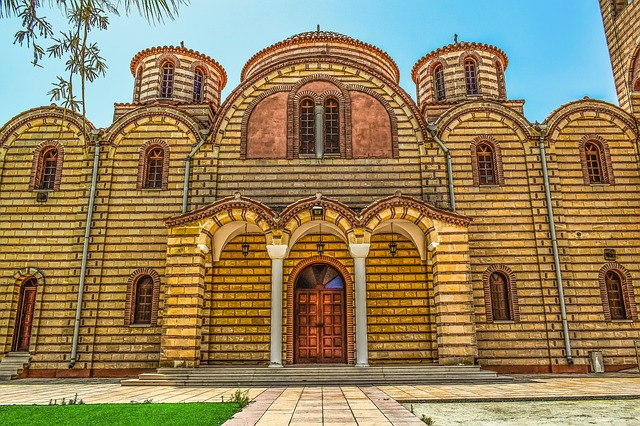
//> input picture data/test.jpg, 640 x 426 px
$ ./color-quantize data/test.jpg 3   (built with g++ and OpenCV 4)
//> lines starting //> are read from the running program, lines starting //| are printed output that depends on the picture
#include <iostream>
#include <opencv2/opencv.hpp>

using namespace cv;

int main( int argc, char** argv )
{
	std::cout<<"Usage: ./executable image number_of_clusters\n";

	if(argc!=3)
	{
		return 0;
	}

	Mat src = imread( argv[1], 1 );
//> src is the input picture: 426 rows x 640 cols, CV_8UC3; mean B, G, R 93.3, 130.8, 148.3

	// [5 lines of commented-out code are left out]

	Mat samples(src.rows * src.cols, 3, CV_32F);
	for( int y = 0; y < src.rows; y++ )
	for( int x = 0; x < src.cols; x++ )
	  for( int z = 0; z < 3; z++)
	    samples.at<float>(y + x*src.rows, z) = src.at<Vec3b>(y,x)[z];


	int clusterCount = std::stoi(argv[2]);
//> clusterCount = 3
	Mat labels;
	int attempts = 5;
	Mat centers;
	kmeans(samples, clusterCount, labels, TermCriteria(CV_TERMCRIT_ITER|CV_TERMCRIT_EPS, 10000, 0.0001), attempts, KMEANS_PP_CENTERS, centers );
//> centers = [[27.64, 66.57, 95.96], [221.5, 215.1, 172.2], [88.38, 146.4, 183.6]]


	Mat new_image( src.size(), src.type() );
	for( int y = 0; y < src.rows; y++ )
	for( int x = 0; x < src.cols; x++ )
	{
	  int cluster_idx = labels.at<int>(y + x*src.rows,0);
	  new_image.at<Vec3b>(y,x)[0] = centers.at<float>(cluster_idx, 0);
	  new_image.at<Vec3b>(y,x)[1] = centers.at<float>(cluster_idx, 1);
	  new_image.at<Vec3b>(y,x)[2] = centers.at<float>(cluster_idx, 2);
	}
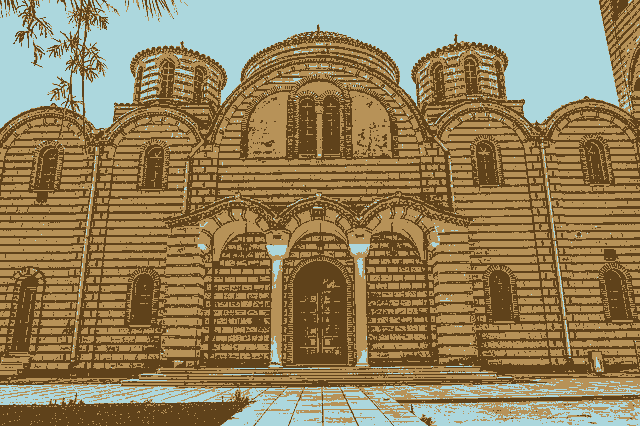
//> new_image: 426 rows x 640 cols, CV_8UC3; mean B, G, R 92.8, 130.4, 147.7

  // Show the final image
	imshow( "clustered image", new_image );
	waitKey( 0 );
}
